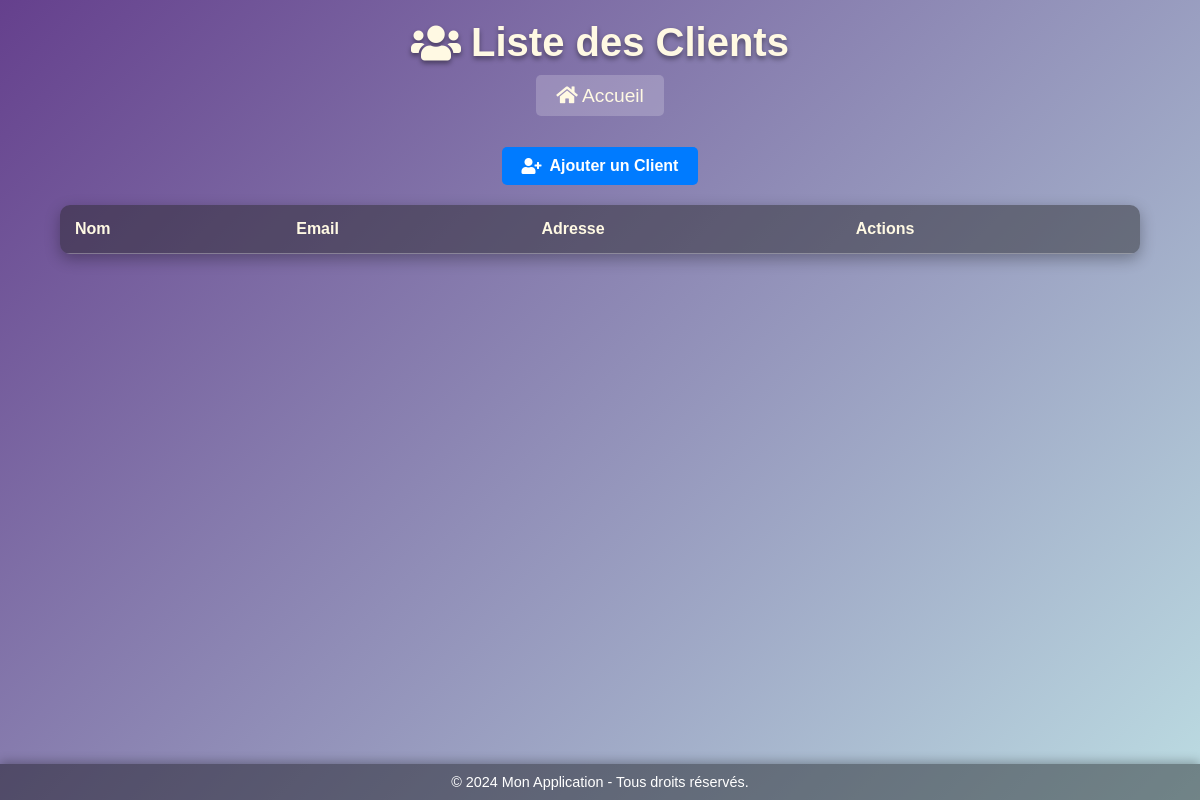
/list_clients, run on an earlier commit of the app's database.
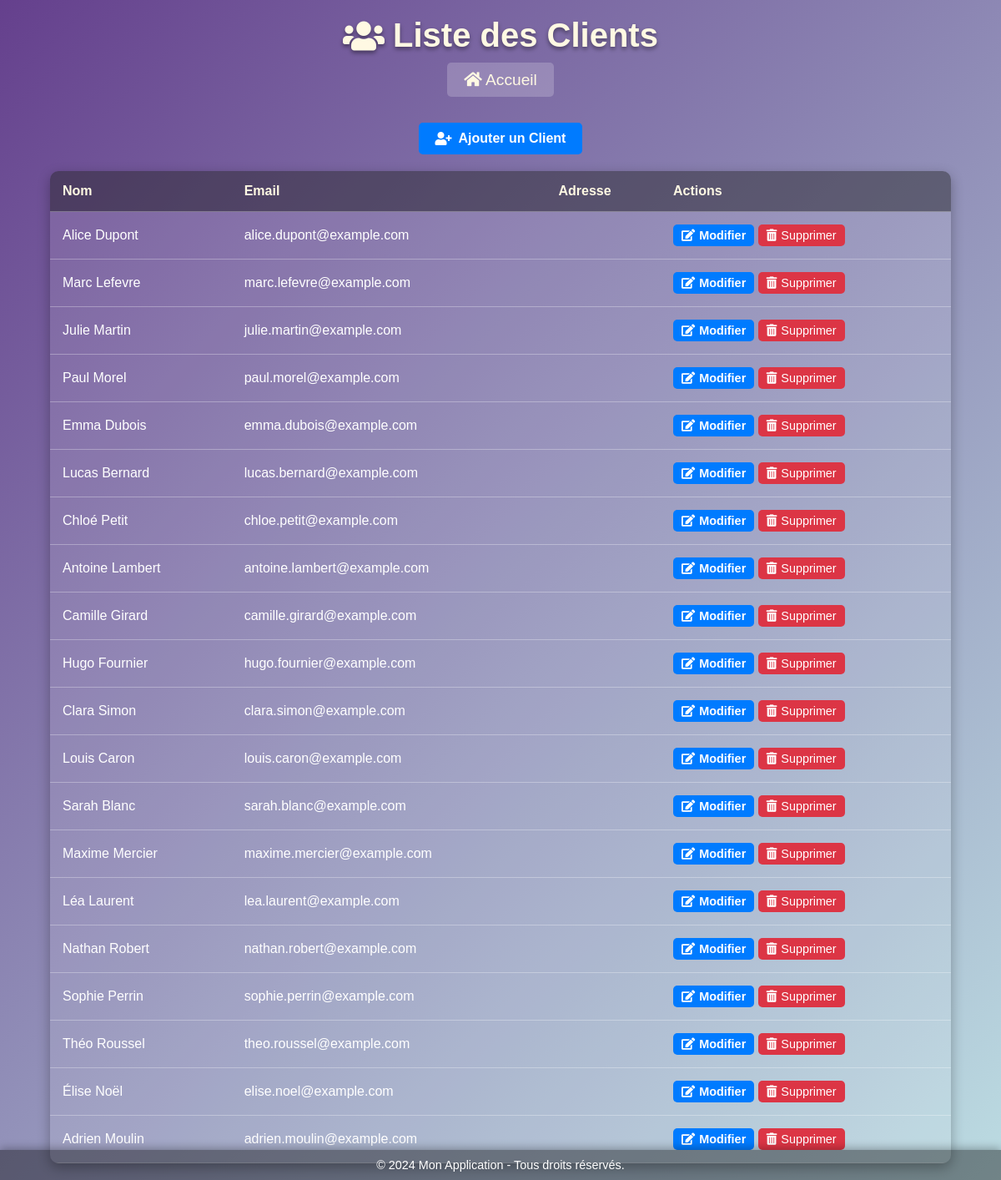
And on a later commit of the database.
### tables this page shows
CREATE TABLE clients (
                    id INTEGER PRIMARY KEY AUTOINCREMENT,
                    nom TEXT NOT NULL,
                    email TEXT NOT NULL,
                    adresse TEXT NOT NULL
                );

### app.py (the view)
@app.route('/list_clients')
def list_clients():
    client_instance = Client()  # Créer une instance de Client
    clients = client_instance.get_clients()  # Appeler la méthode d'instance
    return render_template('list_clients.html', clients=clients)

### gestion_produit.py (called while the page is built)
    def get_clients(self):
        with sqlite3.connect("app_database.db") as connection:
            cursor = connection.cursor()
            cursor.execute("SELECT id, nom, email FROM clients")
            return cursor.fetchall()

### templates/list_clients.html (shortened to what this page needs)
<!DOCTYPE html>
<html lang="fr">
<head>
    <link rel="stylesheet" type="text/css" href="{{ url_for('static', filename='style_clients.css') }}">
    <link href="https://cdnjs.cloudflare.com/ajax/libs/font-awesome/5.15.3/css/all.min.css" rel="stylesheet">
</head>
<body>
    <header>
        <h1><i class="fas fa-users"></i> Liste des Clients</h1>
    </header>
     <div class="home-link">
        <a href="{{ url_for('dashboard') }}"><i class="fas fa-home"></i> Accueil</a>
    </div>
    <main>
        <div class="action-link">
            <a href="{{ url_for('add_client') }}" class="btn-primary">
                <i class="fas fa-user-plus"></i> Ajouter un Client
            </a>
        </div>
        <table>
            <thead>
                <tr>
                    <th>Nom</th>
                    <th>Email</th>
                    <th>Adresse</th>
                    <th>Actions</th>
                </tr>
            </thead>
            <tbody>
                {% for client in clients %}
                    <tr>
                        <td>{{ client[1] }}</td>
                        <td>{{ client[2] }}</td>
                        <td>{{ client[3] }}</td>
                        <td class="action-buttons">
                            <form action="{{ url_for('edit_client', client_id=client[0]) }}" method="GET" style="display:inline;">
                                <button type="submit" class="btn-action btn-primary">
                                    <i class="fas fa-edit"></i> Modifier
                                </button>
                            </form>
                            <form action="{{ url_for('delete_client', client_id=client[0]) }}" method="POST" style="display:inline;">
                                <button type="submit" class="btn-action btn-danger" onclick="return confirm('Êtes-vous sûr de vouloir supprimer ce client ?');">
                                    <i class="fas fa-trash-alt"></i> Supprimer
                                </button>
                            </form>
                        </td>
                    </tr>
                {% endfor %}
            </tbody>
        </table>
    </main>
    <footer>
        &copy; 2024 Mon Application - Tous droits réservés.
    </footer>
</body>
</html>

What changed in the data, as far as the page shows it:
added clients: nom "Alice Dupont", email "alice.dupont@example.com"
added clients: nom "Marc Lefevre", email "marc.lefevre@example.com"
added clients: nom "Julie Martin", email "julie.martin@example.com"
added clients: nom "Paul Morel", email "paul.morel@example.com"
added clients: nom "Emma Dubois", email "emma.dubois@example.com"
added clients: nom "Lucas Bernard", email "lucas.bernard@example.com"
added clients: nom "Chloé Petit", email "chloe.petit@example.com"
added clients: nom "Antoine Lambert", email "antoine.lambert@example.com"
added clients: nom "Camille Girard", email "camille.girard@example.com"
added clients: nom "Hugo Fournier", email "hugo.fournier@example.com"
added clients: nom "Clara Simon", email "clara.simon@example.com"
added clients: nom "Louis Caron", email "louis.caron@example.com"
added clients: nom "Sarah Blanc", email "sarah.blanc@example.com"
added clients: nom "Maxime Mercier", email "maxime.mercier@example.com"
added clients: nom "Léa Laurent", email "lea.laurent@example.com"
added clients: nom "Nathan Robert", email "nathan.robert@example.com"
added clients: nom "Sophie Perrin", email "sophie.perrin@example.com"
added clients: nom "Théo Roussel", email "theo.roussel@example.com"
added clients: nom "Élise Noël", email "elise.noel@example.com"
added clients: nom "Adrien Moulin", email "adrien.moulin@example.com"
